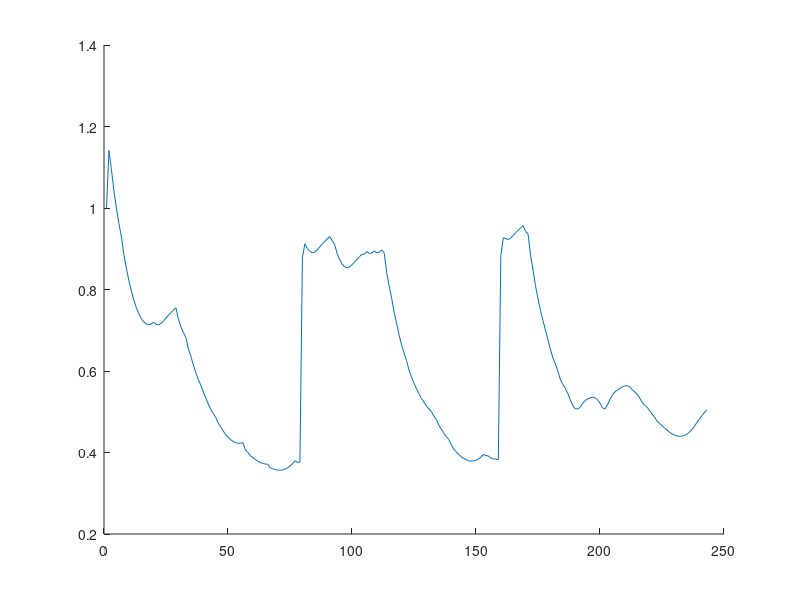

Reproduce this figure in MATLAB.
%% Setup: initialize parameters
T_total = 243; % number of days to simulate
n = 0.4; % porosity
z = 800; % soil depth [mm]
s_h = 0.02; % hygroscopic point, no evap below
s_w = 0.065; % wilting point, max evap above, no transp below
s_sc = 0.17; % stomato closing point, max transp above
s_fc = 0.3; % field capacity, leakage begins above here
E_max = 1.0; % maximum evap [mm/day] % ET max in Porporato is 4.5 = sum Emax and Tmax (use 1 and 3.5 for E and T)
T_max = 3.5; % maximum transp [mm/day]
K_s = 1100; % saturated hydrualic conductivity [mm/day]
b = 4.05; % pore size distribution index
beta = 2*b + 4; 
add_lit = 1.5; % carbon added to litter pool daily [gC/m^2/day] % Porporato had 1.5
k_d = 0.0085; % biomass death rate [1/day] % Porporato had 0.0085
k_l = 0.000065; % constant for rate of decomposition in litter [m^3/day/gC]
k_h = 0.0000025; % constant for rate of decomposition in humus [m^3/day/gN] % Porporato had 0.0000025
k_amm = 1; % constants for partitioning immobilized N [m^3/day/gC] 
k_nit = 1; % constants for partitioning immobilized N [m^3/day/gC]
k_n = 0.6; % rate of nitrification [m^3/day/gC] % Porporato had 0.6
a_amm = 0.05; % scale factor for ammonium leaching
a_nit = 1; % scale factor for nitrate leaching
r_r = 0.6; % fraction of decomposed carbon that goes to respiration [-]
CN_add = 58;  % C:N ratio in added litter % Porporato had 58
CN_bio = 11.5; % C:N ratio in biomass
CN_hum = 22; % C:N ratio in humus
dem_amm = 0.2; % plant demand for ammonium [gN/m^3/day]
dem_nit = 0.5; % plant demand for nitrate [gN/m^3/day]
F = 0.1; % diffusion coefficient [m/day]
d = 3; % diffusion exponent for soil moisture dependence

s = zeros(1, T_total); % relative soil moisture [-]
s(1) = 0.15;
c_lit = zeros(1, T_total); % carbon in litter pool [g/m^2]
c_lit(1) = 1300;
c_bio = zeros(1, T_total); % carbon in biomass pool
c_bio(1) = 50;
c_hum = zeros(1, T_total); % carbon in humus pool
c_hum(1) = 8500;
n_lit = zeros(1, T_total); % nitrogen in litter pool
n_lit(1) = c_lit(1)/34;
% n_bio = zeros(1, T_total); % nitrogen in biomass pool
% n_bio(1) = c_bio(1)/11.5;
n_amm = zeros(1, T_total); % nitrogen in litter pool
n_amm(1) = 0.2; % 0.002 for Porporato, but maybe ~4 for IML?
n_nit = zeros(1, T_total); % nitrogen in litter pool
n_nit(1) = 1.00; % 0.3 for Porporato, but maybe 20-25 for IML?

decomp = zeros(1, T_total); % 
mineralize = zeros(1, T_total); % 
psi_time = zeros(1, T_total); % 
phi_time = zeros(1, T_total); % 
rh_time = zeros(1, T_total); % 

%% Rainfall
lambda = 0.23; % rate of days with rain % 0.23 for Porporato
alpha = 11; % mean rainfall depth on days with rain [mm] % 11 for Porporato
Event = zeros(1,T_total);
Pois = rand(1,T_total);
Event(Pois<lambda) = 1;
PDepth = exprnd(alpha,1,T_total);
Precip = Event .* PDepth ;

%% Loop
for t=2:T_total
    % Soil moisture dynamics
    Avail_s = n*z*(1-s(t-1));
    Infil = min(Precip(t), Avail_s);
    if s(t-1)<s_h
        Evap = 0;
        Transp = 0;
        Leak = 0;
    elseif s(t-1)<s_w
        Evap = E_max *(s(t-1)-s_h)/(s_w-s_h);
        Transp = 0;
        Leak = 0;
    elseif s(t-1)<s_sc
        Evap = E_max;
        Transp = T_max *(s(t-1)-s_w)/(s_sc-s_w);
        Leak = 0;
    elseif s(t-1)<s_fc
        Evap = E_max;
        Transp = T_max;
        Leak = 0;
    else
        Evap = E_max;
        Transp = T_max;
        Leak = K_s *(exp(beta*(s(t-1)-s_fc))-1)/(exp(beta*(1-s_fc))-1);
    end
    % Soil moisture effects on decomposition (d) and nitrification (n)
    if s(t-1)<=s_fc
        fact_d = s(t-1)/s_fc;
        fact_n = s(t-1)/s_fc;
    else
        fact_d = s_fc/s(t-1);
        fact_n = (1-s(t-1))/(1-s_fc);
    end 
    % Update CN ratio for litter and r_h parameter
    CN_lit = c_lit(t-1)/n_lit(t-1);
    r_bound = CN_hum/CN_lit;
    r_h = min (0.25, r_bound);
    % Phi, psi - mineralization/immobilization
%     imm_max = (k_amm*n_amm(t-1) + k_nit*n_nit(t-1))*fact_d; % Porporato also has *c_bio(t-1), but that breaks mass balance
    %%%%%%%%%%%%% try new imm_max formulation %%%%%%%%%%%%%%%%%%%%
    imm_max = (k_amm*n_amm(t-1) + k_nit*n_nit(t-1))*fact_d; % Porporato also has *c_bio(t-1), but that breaks mass balance
    phi_bracket = k_h*c_hum(t-1)*(1/CN_hum - (1-r_r)/CN_bio) + k_l*c_lit(t-1) * ...
        (1/CN_lit - r_h/CN_hum - (1-r_h-r_r)/CN_bio);
    if phi_bracket >= 0 
        fact_psi = 1;
        miner = fact_psi * fact_d * c_bio(t-1) * phi_bracket;
        imm = 0;
    else
        imm_temp = fact_d * c_bio(t-1) * phi_bracket;
        if imm_temp >= -imm_max
            fact_psi = 1;
        else
%             fact_psi = -(k_amm*n_amm(t-1)+k_nit*n_nit(t-1)) / ...
%                 (c_bio(t-1)*(k_h*c_hum(t-1)*(1/CN_hum - (1-r_r)/CN_bio) + ...
%                 k_l*c_lit(t-1)*(1/CN_lit - r_r/CN_hum - (1-r_h-r_r)/CN_bio))); % add c_bio(t-1) to denom b/c removed from imm_max, see above
            %%%%% try new fact_psi formulation %%%%%
            fact_psi = -imm_max/imm_temp;
        end
        miner = 0;
        imm = -(fact_psi * fact_d * c_bio(t-1) * phi_bracket);
    end
    imm_amm = k_amm*n_amm(t-1)/(k_amm*n_amm(t-1)+k_nit*n_nit(t-1)) * imm;
    imm_nit = k_nit*n_nit(t-1)/(k_amm*n_amm(t-1)+k_nit*n_nit(t-1)) * imm;
    % Carbon decomposition, litter (also for N decomp)
    bd = k_d * c_bio(t-1); % biomass death
    dec_lit = (fact_psi*fact_d*k_l*c_bio(t-1))*c_lit(t-1); % decomposition in litter
    % Carbon decomposition, humus  (also covers redundant N decomp, C:N is constant in humus)
    dec_hum = (fact_psi*fact_d*k_h*c_bio(t-1))*c_hum(t-1); 
    % Carbon and nitrogen decomp, biomass (all necessary rates/factors calculated above)
    % Nitrification
    nit = fact_n * k_n * c_bio(t-1) * n_amm(t-1);
    if nit>n_amm(t-1)
        nit = n_amm(t-1);
    end
    % Leaching
    leach_amm = (Leak/(s(t-1)*n*z))*a_amm*n_amm(t-1);
    leach_nit = (Leak/(s(t-1)*n*z))*a_nit*n_nit(t-1);
    % Plant uptake
    k_u_amm = a_amm /(s(t-1)*n*z) * F * s(t-1)^d;
    k_u_nit = a_nit /(s(t-1)*n*z) * F * s(t-1)^d;
    up_pass_amm = (Transp/(s(t-1)*n*z))*a_amm*n_amm(t-1);
    up_pass_nit = (Transp/(s(t-1)*n*z))*a_nit*n_nit(t-1);
    if up_pass_amm > dem_amm
        up_act_amm = 0;
    elseif up_pass_amm > (dem_amm - k_u_amm*n_amm(t-1))
        up_act_amm = dem_amm - up_pass_amm;
    else
        up_act_amm = k_u_amm*n_amm(t-1);
    end
    if up_pass_nit > dem_nit
        up_act_nit = 0;
    elseif up_pass_nit > (dem_nit - k_u_nit*n_nit(t-1))
        up_act_nit = dem_nit - up_pass_nit;
    else
        up_act_nit = k_u_nit*n_nit(t-1);
    end
    up_amm = up_pass_amm + up_act_amm;
    up_nit = up_pass_nit + up_act_nit;
    % Update states
    s(t) = s(t-1) + (1/(n*z))*(Infil - Evap - Transp - Leak);
    if s(t)<0
       Leak = Leak + s(t);
       s(t) = 0;
    end
    c_lit(t) = c_lit(t-1) + add_lit + bd - dec_lit;
    n_lit(t) = n_lit(t-1) + add_lit/CN_add + bd/CN_bio - dec_lit/CN_lit;
    c_hum(t) = c_hum(t-1) + r_h*dec_lit - dec_hum;
    c_bio(t) = c_bio(t-1) + (1-r_h-r_r)*dec_lit + (1-r_r)*dec_hum - bd ; 
%     n_bio(t) = n_bio(t-1) + (1-r_h*(CN_lit/CN_hum))*(dec_lit/CN_lit) + ...
%         dec_hum/CN_hum - bd/CN_bio - phi; 
    n_amm(t) = n_amm(t-1) + miner - imm_amm - nit - leach_amm - up_amm;
    n_nit(t) = n_nit(t-1) + nit - imm_nit - leach_nit - up_nit;
    if n_amm(t)<0
        n_amm(t)=0;
    end
    if n_nit(t)<0
        n_nit(t)=0;
    end
    decomp(t-1) = dec_lit;
    mineralize(t-1) = miner;
    psi_time(t-1) = fact_psi;
    phi_time(t-1) = phi_bracket;
    rh_time(t-1) = r_h;
    % N Fertilizer
    if t==80 || t==160
       n_nit(t) = n_nit(t) + 0.5;
       n_amm(t) = n_amm(t) + 0.05;
    end
end


%% Plot
% figure
% plot(s)
% hold on
% ylabel('Relative soil moisture [-]', 'fontsize', 26) 
% yyaxis right
% bar(Precip)
% hold off
% xlabel('Day of simulation', 'fontsize', 26)
% ylabel('Precipitation [mm]', 'fontsize', 26) 
% figure
% plot(c_lit)
% figure
% plot(c_hum)
% figure
% plot(c_bio)
% figure
% plot(n_amm)
% figure
hold on
plot(n_nit)
% xlabel('Day of simulation', 'fontsize', 26)
% ylabel('Nitrate-N concentration [gN/m^3]', 'fontsize', 26) 
% figure
% plot(n_lit)
% figure
% plot(decomp)
% figure
% plot(mineralize)
% CN_lit = c_lit ./ n_lit;
% figure
% plot(CN_lit)
% figure
% plot(psi_time)
% figure
% plot(phi_time)
% figure
% plot(rh_time)